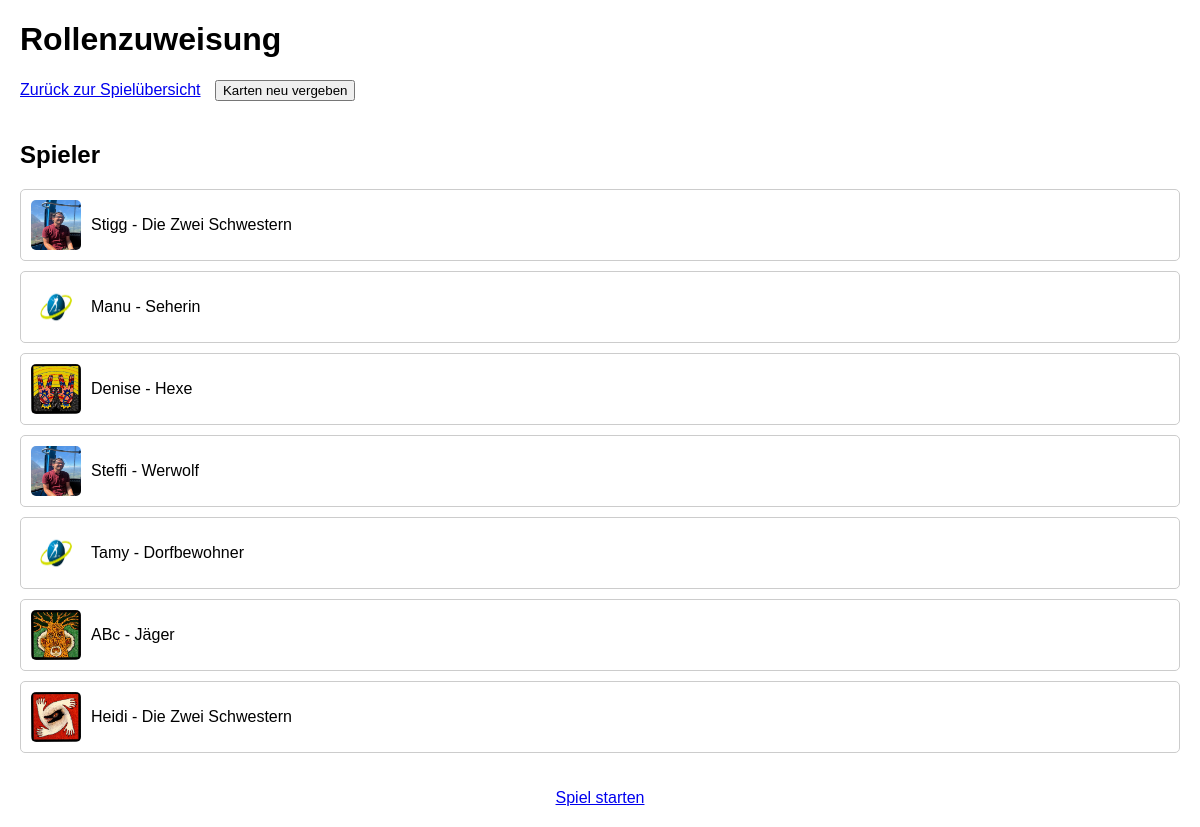
/game, run on an earlier commit of the app's database.
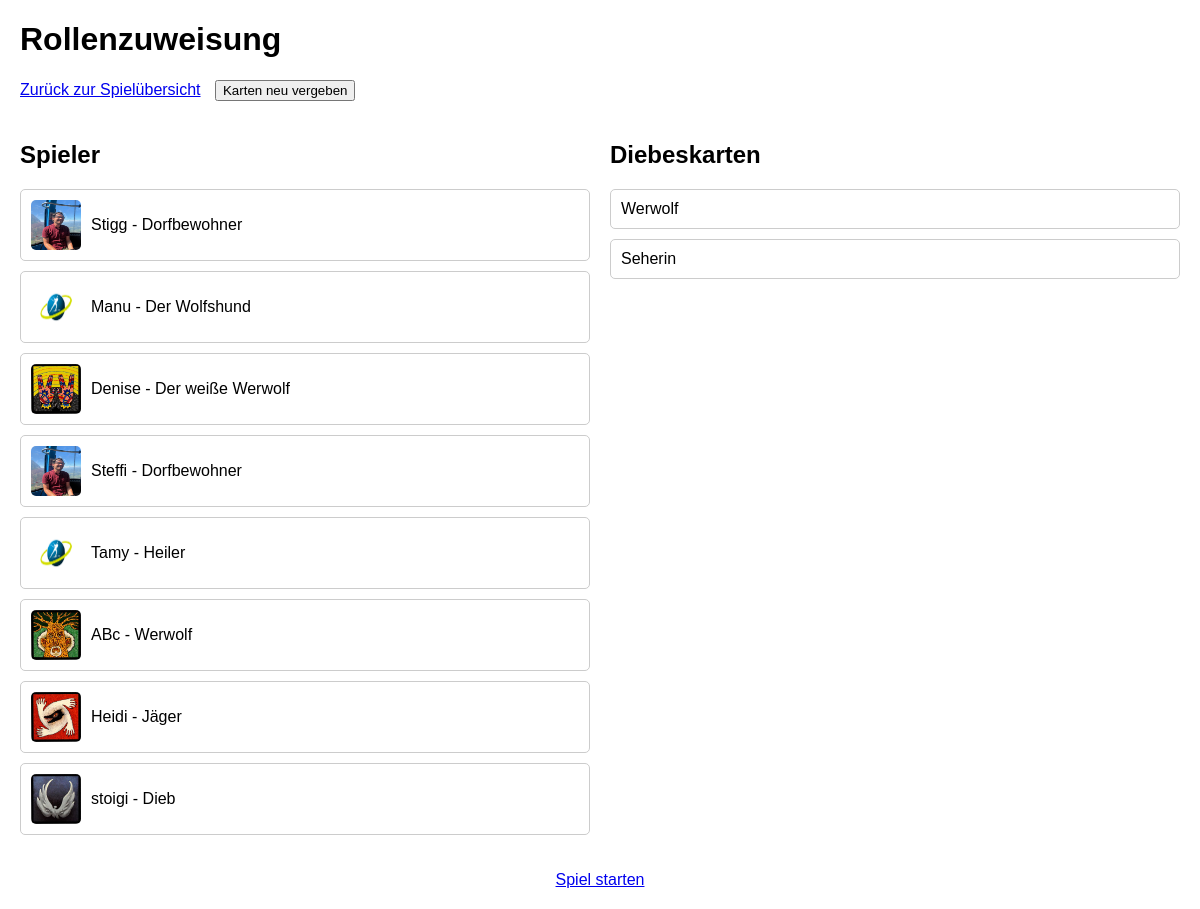
And on a later commit of the database.
### tables this page shows
CREATE TABLE players (
                id INTEGER PRIMARY KEY AUTOINCREMENT,
                name TEXT UNIQUE NOT NULL,
                image TEXT
            , role TEXT);

CREATE TABLE thief_cards (
                id INTEGER PRIMARY KEY AUTOINCREMENT,
                role_name TEXT NOT NULL
            );

### app.py (the view)
@app.route('/game', methods=['GET'])
def game():
    try:
        with get_db_connection() as conn:
            players = conn.execute("SELECT name, image, role FROM players").fetchall()
            dieb_exists = conn.execute(
                "SELECT 1 FROM game_roles WHERE role_name = 'Dieb' LIMIT 1"
            ).fetchone() is not None
            thief_cards = []
            if dieb_exists:
                thief_cards = conn.execute("SELECT role_name FROM thief_cards").fetchall()
        return render_template(
            'game.html',
            players=[{"name": p["name"], "image": p["image"], "role": p["role"]} for p in players],
            thief_cards=[{"role_name": t["role_name"]} for t in thief_cards] if dieb_exists else None
        )
    except Exception as e:
        print(f"Fehler in der /game-Route: {e}")
        return "Ein Fehler ist aufgetreten.", 500

### app.py (called while the page is built)
def get_db_connection():
    conn = sqlite3.connect("players.db")
    conn.row_factory = sqlite3.Row  # Ermöglicht den Zugriff auf Spaltennamen
    return conn

### templates/game.html (shortened to what this page needs)
<!DOCTYPE html>
<html lang="en">
<head>
</head>
<body>
    <h1>Rollenzuweisung</h1>
    <div class="buttons">
        <a href="{{ url_for('gameoverview') }}">Zurück zur Spielübersicht</a>
        <button onclick="assignRoles()">Karten neu vergeben</button>
    </div>
    <div class="container">
        <div class="player">
            <h2>Spieler</h2>
            <ul>
                {% for player in players %}
                <li>
                    <img src="{{ player.image }}" alt="{{ player.name }}">
                    <span>{{ player.name }} - {{ player.role or "Keine Rolle" }}</span>
                </li>
                {% endfor %}
            </ul>
        </div>
        {% if thief_cards %}
        <div class="thief-cards">
            <h2>Diebeskarten</h2>
            <ul>
                {% for card in thief_cards %}
                <li>{{ card.role_name }}</li>
                {% endfor %}
            </ul>
        </div>
        {% endif %}
    </div>
</body>
</html>
<div style="text-align: center; margin-top: 20px;">
    <a href="/night1" class="btn btn-primary" style="padding: 10px 20px; font-size: 16px;">Spiel starten</a>
</div>

### templates/game.html (style rules this page uses)
body { font-family: Arial, sans-serif; margin: 20px; }
.container { display: flex; justify-content: space-between; gap: 20px; }
.player, .thief-cards { flex: 1; }
ul { list-style: none; padding: 0; }
li { margin: 10px 0; padding: 10px; border: 1px solid #ccc; border-radius: 5px; display: flex; align-items: center; gap: 10px; }
img { width: 50px; height: 50px; border-radius: 5px; }
.buttons { margin-bottom: 20px; }
.buttons button, .buttons a { margin-right: 10px; }

What changed in the data, as far as the page shows it:
changed players "Stigg": role "Die Zwei Schwestern" → "Dorfbewohner"
changed players "Manu": role "Seherin" → "Der Wolfshund"
changed players "Denise": role "Hexe" → "Der weiße Werwolf"
changed players "Steffi": role "Werwolf" → "Dorfbewohner"
changed players "Tamy": role "Dorfbewohner" → "Heiler"
changed players "ABc": role "Jäger" → "Werwolf"
changed players "Heidi": role "Die Zwei Schwestern" → "Jäger"
added players: image (picture), name "stoigi", role "Dieb"
added thief_cards: role_name "Werwolf"
added thief_cards: role_name "Seherin"
Also different on the page:
text now shown: "Diebeskarten"
